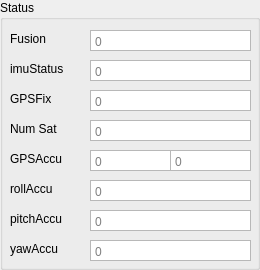
              <widget class="QGroupBox" name="status">
               <property name="title">
                <string>Status</string>
               </property>
               <widget class="QLabel" name="labelNumSat">
                <property name="geometry">
                 <rect>
                  <x>10</x>
                  <y>120</y>
                  <width>67</width>
                  <height>17</height>
                 </rect>
                </property>
                <property name="text">
                 <string>Num Sat</string>
                </property>
               </widget>
               <widget class="QPlainTextEdit" name="fusionMode">
                <property name="geometry">
                 <rect>
                  <x>90</x>
                  <y>30</y>
                  <width>161</width>
                  <height>21</height>
                 </rect>
                </property>
                <property name="toolTip">
                 <string notr="true"/>
                </property>
                <property name="verticalScrollBarPolicy">
                 <enum>Qt::ScrollBarPolicy::ScrollBarAlwaysOff</enum>
                </property>
                <property name="horizontalScrollBarPolicy">
                 <enum>Qt::ScrollBarPolicy::ScrollBarAlwaysOff</enum>
                </property>
                <property name="lineWrapMode">
                 <enum>QPlainTextEdit::LineWrapMode::NoWrap</enum>
                </property>
                <property name="readOnly">
                 <bool>true</bool>
                </property>
                <property name="placeholderText">
                 <string>0</string>
                </property>
               </widget>
               <widget class="QLabel" name="labelFusion">
                <property name="geometry">
                 <rect>
                  <x>10</x>
                  <y>30</y>
                  <width>67</width>
                  <height>17</height>
                 </rect>
                </property>
                <property name="text">
                 <string>Fusion</string>
                </property>
               </widget>
               <widget class="QPlainTextEdit" name="numSat">
                <property name="geometry">
                 <rect>
                  <x>90</x>
                  <y>120</y>
                  <width>161</width>
                  <height>21</height>
                 </rect>
                </property>
                <property name="toolTip">
                 <string notr="true"/>
                </property>
                <property name="verticalScrollBarPolicy">
                 <enum>Qt::ScrollBarPolicy::ScrollBarAlwaysOff</enum>
                </property>
                <property name="horizontalScrollBarPolicy">
                 <enum>Qt::ScrollBarPolicy::ScrollBarAlwaysOff</enum>
                </property>
                <property name="lineWrapMode">
                 <enum>QPlainTextEdit::LineWrapMode::NoWrap</enum>
                </property>
                <property name="readOnly">
                 <bool>true</bool>
                </property>
                <property name="placeholderText">
                 <string>0</string>
                </property>
               </widget>
               <widget class="QPlainTextEdit" name="imuStatus">
                <property name="geometry">
                 <rect>
                  <x>90</x>
                  <y>60</y>
                  <width>161</width>
                  <height>21</height>
                 </rect>
                </property>
                <property name="toolTip">
                 <string notr="true"/>
                </property>
                <property name="verticalScrollBarPolicy">
                 <enum>Qt::ScrollBarPolicy::ScrollBarAlwaysOff</enum>
                </property>
                <property name="horizontalScrollBarPolicy">
                 <enum>Qt::ScrollBarPolicy::ScrollBarAlwaysOff</enum>
                </property>
                <property name="lineWrapMode">
                 <enum>QPlainTextEdit::LineWrapMode::NoWrap</enum>
                </property>
                <property name="readOnly">
                 <bool>true</bool>
                </property>
                <property name="placeholderText">
                 <string>0</string>
                </property>
               </widget>
               <widget class="QLabel" name="labelIMUStatus">
                <property name="geometry">
                 <rect>
                  <x>10</x>
                  <y>60</y>
                  <width>81</width>
                  <height>17</height>
                 </rect>
                </property>
                <property name="text">
                 <string>imuStatus</string>
                </property>
               </widget>
               <widget class="QLabel" name="labelGPSFix">
                <property name="geometry">
                 <rect>
                  <x>10</x>
                  <y>90</y>
                  <width>67</width>
                  <height>17</height>
                 </rect>
                </property>
                <property name="text">
                 <string>GPSFix</string>
                </property>
               </widget>
               <widget class="QPlainTextEdit" name="GPSFix">
                <property name="geometry">
                 <rect>
                  <x>90</x>
                  <y>90</y>
                  <width>161</width>
                  <height>21</height>
                 </rect>
                </property>
                <property name="toolTip">
                 <string notr="true"/>
                </property>
                <property name="verticalScrollBarPolicy">
                 <enum>Qt::ScrollBarPolicy::ScrollBarAlwaysOff</enum>
                </property>
                <property name="horizontalScrollBarPolicy">
                 <enum>Qt::ScrollBarPolicy::ScrollBarAlwaysOff</enum>
                </property>
                <property name="lineWrapMode">
                 <enum>QPlainTextEdit::LineWrapMode::NoWrap</enum>
                </property>
                <property name="readOnly">
                 <bool>true</bool>
                </property>
                <property name="placeholderText">
                 <string>0</string>
                </property>
               </widget>
               <widget class="QPlainTextEdit" name="pitchAccu">
                <property name="geometry">
                 <rect>
                  <x>90</x>
                  <y>210</y>
                  <width>161</width>
                  <height>21</height>
                 </rect>
                </property>
                <property name="toolTip">
                 <string notr="true"/>
                </property>
                <property name="verticalScrollBarPolicy">
                 <enum>Qt::ScrollBarPolicy::ScrollBarAlwaysOff</enum>
                </property>
                <property name="horizontalScrollBarPolicy">
                 <enum>Qt::ScrollBarPolicy::ScrollBarAlwaysOff</enum>
                </property>
                <property name="lineWrapMode">
                 <enum>QPlainTextEdit::LineWrapMode::NoWrap</enum>
                </property>
                <property name="readOnly">
                 <bool>true</bool>
                </property>
                <property name="placeholderText">
                 <string>0</string>
                </property>
               </widget>
               <widget class="QPlainTextEdit" name="yawAccu">
                <property name="geometry">
                 <rect>
                  <x>90</x>
                  <y>240</y>
                  <width>161</width>
                  <height>21</height>
                 </rect>
                </property>
                <property name="toolTip">
                 <string notr="true"/>
                </property>
                <property name="verticalScrollBarPolicy">
                 <enum>Qt::ScrollBarPolicy::ScrollBarAlwaysOff</enum>
                </property>
                <property name="horizontalScrollBarPolicy">
                 <enum>Qt::ScrollBarPolicy::ScrollBarAlwaysOff</enum>
                </property>
                <property name="lineWrapMode">
                 <enum>QPlainTextEdit::LineWrapMode::NoWrap</enum>
                </property>
                <property name="readOnly">
                 <bool>true</bool>
                </property>
                <property name="placeholderText">
                 <string>0</string>
                </property>
               </widget>
               <widget class="QPlainTextEdit" name="GPSAccuH">
                <property name="geometry">
                 <rect>
                  <x>90</x>
                  <y>150</y>
                  <width>81</width>
                  <height>21</height>
                 </rect>
                </property>
                <property name="toolTip">
                 <string notr="true"/>
                </property>
                <property name="verticalScrollBarPolicy">
                 <enum>Qt::ScrollBarPolicy::ScrollBarAlwaysOff</enum>
                </property>
                <property name="horizontalScrollBarPolicy">
                 <enum>Qt::ScrollBarPolicy::ScrollBarAlwaysOff</enum>
                </property>
                <property name="lineWrapMode">
                 <enum>QPlainTextEdit::LineWrapMode::NoWrap</enum>
                </property>
                <property name="readOnly">
                 <bool>true</bool>
                </property>
                <property name="placeholderText">
                 <string>0</string>
                </property>
               </widget>
               <widget class="QLabel" name="labelYawAccu">
                <property name="geometry">
                 <rect>
                  <x>10</x>
                  <y>240</y>
                  <width>67</width>
                  <height>17</height>
                 </rect>
                </property>
                <property name="text">
                 <string>yawAccu</string>
                </property>
               </widget>
               <widget class="QLabel" name="labelRollAccu">
                <property name="geometry">
                 <rect>
                  <x>10</x>
                  <y>180</y>
                  <width>81</width>
                  <height>17</height>
                 </rect>
                </property>
                <property name="text">
                 <string>rollAccu</string>
                </property>
               </widget>
               <widget class="QLabel" name="labelPitchAccu">
                <property name="geometry">
                 <rect>
                  <x>10</x>
                  <y>210</y>
                  <width>67</width>
                  <height>17</height>
                 </rect>
                </property>
                <property name="text">
                 <string>pitchAccu</string>
                </property>
               </widget>
               <widget class="QLabel" name="labelGPSAccu">
                <property name="geometry">
                 <rect>
                  <x>10</x>
                  <y>150</y>
                  <width>67</width>
                  <height>17</height>
                 </rect>
                </property>
                <property name="text">
                 <string>GPSAccu</string>
                </property>
               </widget>
               <widget class="QPlainTextEdit" name="rollAccu">
                <property name="geometry">
                 <rect>
                  <x>90</x>
                  <y>180</y>
                  <width>161</width>
                  <height>21</height>
                 </rect>
                </property>
                <property name="toolTip">
                 <string notr="true"/>
                </property>
                <property name="verticalScrollBarPolicy">
                 <enum>Qt::ScrollBarPolicy::ScrollBarAlwaysOff</enum>
                </property>
                <property name="horizontalScrollBarPolicy">
                 <enum>Qt::ScrollBarPolicy::ScrollBarAlwaysOff</enum>
                </property>
                <property name="lineWrapMode">
                 <enum>QPlainTextEdit::LineWrapMode::NoWrap</enum>
                </property>
                <property name="readOnly">
                 <bool>true</bool>
                </property>
                <property name="placeholderText">
                 <string>0</string>
                </property>
               </widget>
               <widget class="QPlainTextEdit" name="GPSAccuV">
                <property name="geometry">
                 <rect>
                  <x>170</x>
                  <y>150</y>
                  <width>81</width>
                  <height>21</height>
                 </rect>
                </property>
                <property name="toolTip">
                 <string notr="true"/>
                </property>
                <property name="verticalScrollBarPolicy">
                 <enum>Qt::ScrollBarPolicy::ScrollBarAlwaysOff</enum>
                </property>
                <property name="horizontalScrollBarPolicy">
                 <enum>Qt::ScrollBarPolicy::ScrollBarAlwaysOff</enum>
                </property>
                <property name="lineWrapMode">
                 <enum>QPlainTextEdit::LineWrapMode::NoWrap</enum>
                </property>
                <property name="readOnly">
                 <bool>true</bool>
                </property>
                <property name="placeholderText">
                 <string>0</string>
                </property>
               </widget>
              </widget>
